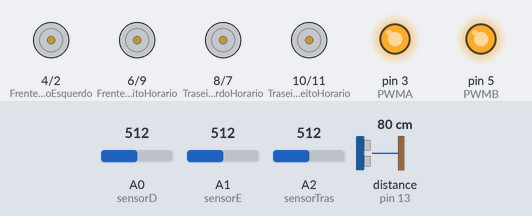
Simulated run of this sketch. Board: Arduino Uno, built with avr-gcc and run on an emulated ATmega328P. On the bench: motor-driver pin pairs drawn as motors (green arrow = first pin HIGH = forward, orange = second pin HIGH = backward, longer = more drive), output pins drawn as LEDs (lit = HIGH). Inputs (shaded band) come from the test bench; at power-on: distance to the obstacle (sensor on pin 13) 80 cm, A2 (sensorTras) = 512, A0 (sensorD) = 512, A1 (sensorE) = 512. The echo pulse lasts 58.3 µs per cm.

Above: at 0.1 s.
6.3 s: distance to the obstacle (sensor on pin 13) set to 74 cm
8.0 s: A2 (sensorTras) set to 287
9.5 s: A2 (sensorTras) set to 252
At 12.7 s:
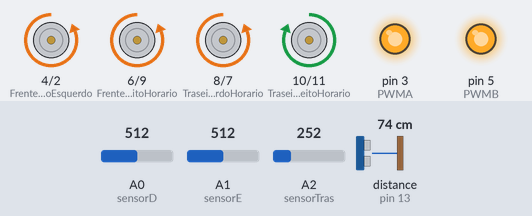
13.2 s: A0 (sensorD) set to 209
16.9 s: A0 (sensorD) set to 183
At 20.2 s:
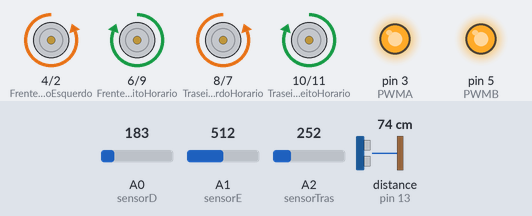
20.6 s: A0 (sensorD) set to 210
At 24.7 s:
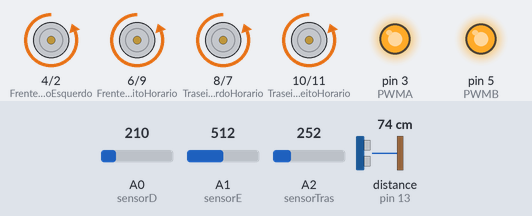
Timing chart, 0 to 25.3 s (numbered marks = the images above; inputs shaded):
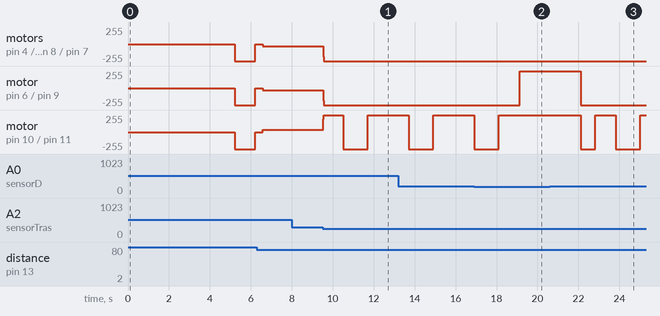

The sketch:

estrategia3.ino
```cpp
/*

        DIFERENCIAL: NO ATO DA PROCURA O ROBO DA UMA PEQUENA RÉ E DEPOIS FICA GIRANDO PRA DIREITA E PARA A ESQUEDA
        ATÉ ENCONTRAR O OPONENTE

        ANALOGICOS:

        A0 - OPTICO D1
        A1 - OPTICO D2
        A2 - OPTICO TRASEIRO


*/

//Carrega a biblioteca do sensor ultrassonico
#include <Ultrasonic.h>

//Define os pinos para o trigger e echo
#define trigger 12
#define echo 13

//Inicializa o sensor nos pinos definidos acima
Ultrasonic ultrasonic(trigger, echo);

float diametroArena = 77.0; //diametro

// Definindo os pinos para o sensores de refletancia
#define sensorD A0
#define sensorE A1
#define sensorTras A2

#define PWMA 3
#define PWMB 5

#define FrenteHorarioEsquerdo 4
#define FrenteAntiHorarioEsquerdo 2
#define TraseiroEsquerdoHorario 8
#define TraseiroEsquerdoAntiHorario 7
#define TraseiroDireitoHorario 10
#define TraseiroDireitoAntiHorario 11
#define FrenteDireitoHorario 6
#define FrenteDireitoAntiHorario 9

void setup(){

    pinMode(PWMA,OUTPUT);
    pinMode(PWMB,OUTPUT);

    digitalWrite(PWMA,1);
    digitalWrite(PWMB,1);

    //pinMode(1,INPUT);

    pinMode(FrenteHorarioEsquerdo,OUTPUT);
    pinMode(FrenteAntiHorarioEsquerdo,OUTPUT);
    pinMode(TraseiroEsquerdoAntiHorario,OUTPUT);
    pinMode(TraseiroEsquerdoHorario,OUTPUT);

    pinMode(TraseiroDireitoHorario,OUTPUT);
    pinMode(TraseiroDireitoAntiHorario,OUTPUT);
    pinMode(FrenteDireitoAntiHorario,OUTPUT);
    pinMode(FrenteDireitoHorario,OUTPUT);

    delay(5000);
}

void GO(){
    digitalWrite(FrenteHorarioEsquerdo,0);
    digitalWrite(FrenteAntiHorarioEsquerdo,1);
    digitalWrite(TraseiroEsquerdoAntiHorario,1);
    digitalWrite(TraseiroEsquerdoHorario,0);

    digitalWrite(TraseiroDireitoHorario,1);
    digitalWrite(TraseiroDireitoAntiHorario,0);
    digitalWrite(FrenteDireitoHorario,0);
    digitalWrite(FrenteDireitoAntiHorario,1);
}

void re(){
    digitalWrite(FrenteHorarioEsquerdo,0);
    digitalWrite(FrenteAntiHorarioEsquerdo,1);
    digitalWrite(TraseiroDireitoHorario,1);
    digitalWrite(TraseiroDireitoAntiHorario,0);

    digitalWrite(TraseiroEsquerdoHorario,0);
    digitalWrite(TraseiroEsquerdoAntiHorario, 1);
    digitalWrite(FrenteDireitoHorario,1);
    digitalWrite(FrenteDireitoAntiHorario,0);
}

void girarHorario(){

    digitalWrite(FrenteHorarioEsquerdo,0);
    digitalWrite(FrenteAntiHorarioEsquerdo,1);
    digitalWrite(TraseiroEsquerdoAntiHorario,1);
    digitalWrite(TraseiroEsquerdoHorario,0);

    digitalWrite(TraseiroDireitoHorario,0);
    digitalWrite(TraseiroDireitoAntiHorario,1);
    digitalWrite(FrenteDireitoHorario,0);
    digitalWrite(FrenteDireitoAntiHorario,1);

}
void girarAntiHorario(){
    digitalWrite(FrenteHorarioEsquerdo,1);
    digitalWrite(FrenteAntiHorarioEsquerdo,0);
    digitalWrite(TraseiroEsquerdoAntiHorario,0);
    digitalWrite(TraseiroEsquerdoHorario,1);

    digitalWrite(TraseiroDireitoHorario,1);
    digitalWrite(TraseiroDireitoAntiHorario,0);
    digitalWrite(FrenteDireitoHorario,1);
    digitalWrite(FrenteDireitoAntiHorario,0);
}

void parar(){
    digitalWrite(FrenteHorarioEsquerdo,0);
    digitalWrite(FrenteAntiHorarioEsquerdo,0);
    digitalWrite(TraseiroEsquerdoAntiHorario,0);
    digitalWrite(TraseiroEsquerdoHorario,0);

    digitalWrite(TraseiroDireitoHorario,0);
    digitalWrite(TraseiroDireitoAntiHorario,0);
    digitalWrite(FrenteDireitoHorario,0);
    digitalWrite(FrenteDireitoAntiHorario,0);
}
void procurar(){
    while(!ultrassonico()){
      voltar();
      parar();
      delay(200);
      girarHorario();
      if(ultrassonico())
        {break;}
      delay(1000);
      parar();
      delay(300);
      if(ultrassonico())
        {break;}
        voltar();
      girarAntiHorario();
      delay(1000);
}
atacar();
}

void voltar()
{
  if(olhos(1) == false){
   parar();
   re();
   delay(1000);
   girarHorario();
   delay(700);
   /*girarHorario();
   delay(500);
   re();
   delay(700);*/
  }
  else if(olhos(2) == false)
  {
    parar();
    GO();
    delay(1000);
    girarHorario();
    delay(600);
    girarHorario();
    delay(600);
    GO();
    delay(1000);
    }
    parar();
  }

void atacar(){
     while(ultrassonico())
        {
          GO();
          voltar();
        }
     procurar();
}


bool ultrassonico(){
    float distancia;
    long microsec = ultrasonic.timing();
    distancia = ultrasonic.convert(microsec, Ultrasonic::CM);

    if(distancia > diametroArena){
        return false;
    }
    else if(distancia < diametroArena){
            return true;
        }
    return false;
 }


bool olhos(int i){
    int x1 = analogRead(sensorD);
    int x2 = analogRead(sensorE);
    int x3 = analogRead(sensorTras);
    if(i == 1){
      if(x1 < 200){
          re();
          delay(2000);
        return false;
        }
        if(x2 < 200){
            re();
            delay(2000);
            return false;
        }
        else{
        return true;
        }
    }
    else
       if(x3 < 270){
           return false;
       }
       else{
           return true;
       }
}

void loop(){
 //girarAntiHorario();
 //delay(2000);
  procurar();
 //GO();

}
```

Measured:
- the behaviour switches between 270 and 269 on A2 (sensorTras) (found by bisection; images 0 and 1)
- the behaviour switches between 200 and 199 on A0 (sensorD) (found by bisection; images 1 and 2)
- after the input at 8.0 s, every drawn part: stays the same
- after the input at 9.5 s, motor on pin 4 (FrenteHorarioEsquerdo) / pin 2 (FrenteAntiHorarioEsquerdo), motor on pin 6 (FrenteDireitoHorario) / pin 9 (FrenteDireitoAntiHorario): backward 32/255 → backward 255/255 at once
- after the input at 16.9 s, motor on pin 6 (FrenteDireitoHorario) / pin 9 (FrenteDireitoAntiHorario): backward 255/255 → forward 255/255 after 2.2 s; motor on pin 10 (TraseiroDireitoHorario) / pin 11 (TraseiroDireitoAntiHorario): goes on until 18.1 s, then stays forward 255/255
- after the input at 20.6 s, motor on pin 6 (FrenteDireitoHorario) / pin 9 (FrenteDireitoAntiHorario): goes on until 22.1 s, then stays backward 255/255
